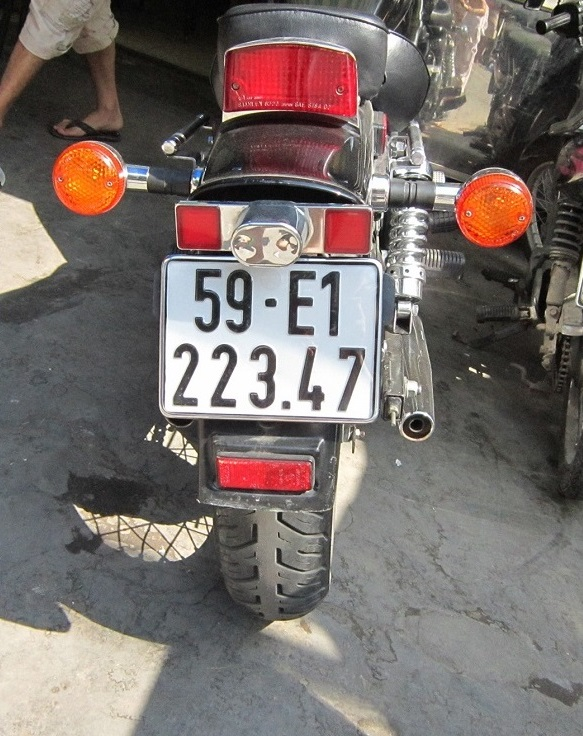
//> input picture input.jpg, 583 x 736 px, given in place of the camera
$ ./vhHisContours   (built with g++ and OpenCV 4)
//> lines starting //> are read from the running program, lines starting //| are printed output that depends on the picture
#include "stdafx.h"

#include <iostream>
#include <stdio.h>
#include <stdlib.h>
#include <opencv2/opencv.hpp>
#include <opencv2/core/core.hpp>
#include <opencv2/highgui/highgui.hpp>
#include <opencv2/imgproc/imgproc.hpp>

// [53 lines left out: functions dec2bin, getChar, not called in this run]

int main() {

	VideoCapture cap(0); // open the default camera
	if (!cap.isOpened())  // check if we succeeded
		return -1;
	//cap.set(CV_CAP_PROP_FPS, 15);

	//Mat vhHisImg(480, 640, CV_8UC3, Scalar(0, 0, 0));
	namedWindow("Direction Histogram", 1);
	for (;;)
	{
		Mat frame;
		cap >> frame; // get a new frame from camera
//> frame is the input picture: 736 rows x 583 cols, CV_8UC3; mean B, G, R 106.8, 110.2, 119.7

		Mat input;
		resize(frame, input, Size(640, 480));
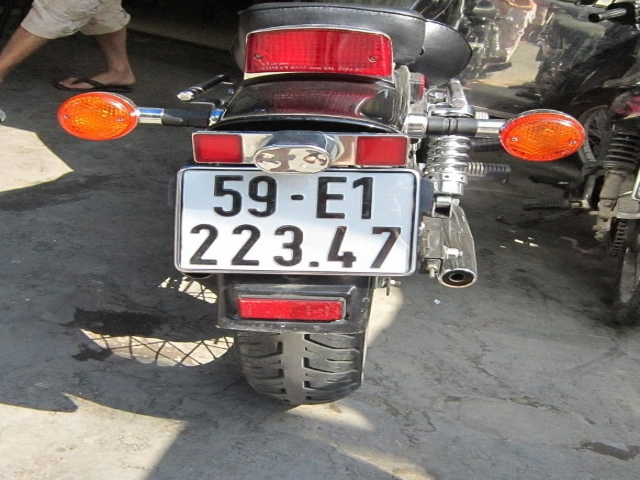
//> input: 480 rows x 640 cols, CV_8UC3; mean B, G, R 106.7, 110.1, 119.6

		//----------Noise filter---------------
		Size size(5, 5);
		GaussianBlur(input, input, size, 0);

		//Convert to gray image
		Mat grayImg, grayFilterImg;
		cvtColor(input, grayImg, CV_BGR2GRAY);
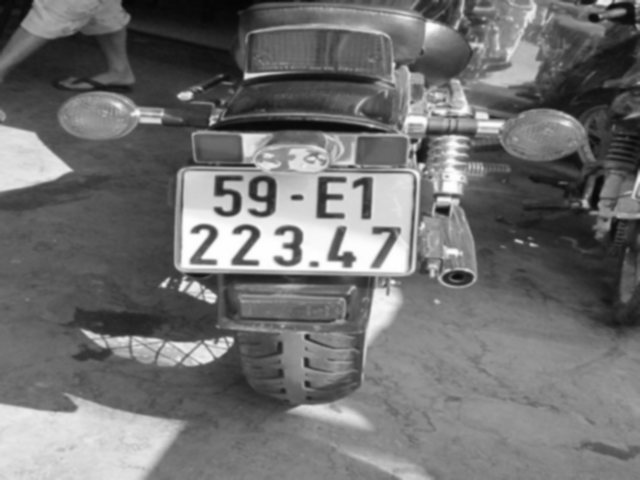
//> grayImg: 480 rows x 640 cols, CV_8UC1; min 4, max 254, mean 112.6

		//----------Edge dectect by Canny------
		int lowThreshold = 50;
		int const max_lowThreshold = 100;
		int ratio = 3;
		int kernel_size = 3;
		//imshow("Input", input);
		Mat edgeImg;
		Canny(grayImg, edgeImg, lowThreshold, lowThreshold*ratio, kernel_size);
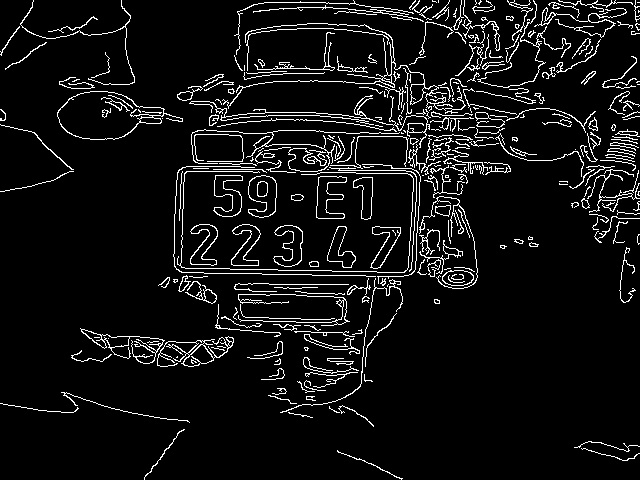
//> edgeImg: 480 rows x 640 cols, CV_8UC1; 7% white in thin lines or dots
		// [12 lines of commented-out code are left out]

		CvMemStorage* linesAMem = cvCreateMemStorage(0);
		CvMemStorage* linesBMem = cvCreateMemStorage(0);

		IplImage edge = edgeImg;

		//HoughLinesP(edgeImg, linesA, 1, CV_PI / 180, 70, 30, 50);
		CvSeq* linesA = cvHoughLines2(&edge, linesAMem, CV_HOUGH_PROBABILISTIC, 1, CV_PI / 180, 70, 30, 50);
//> linesA = 124 items
		//HoughLinesP(edgeImg, linesB, 1, CV_PI / 180, 30, 50, 50);
		CvSeq* linesB = cvHoughLines2(&edge, linesBMem, CV_HOUGH_PROBABILISTIC, 1, CV_PI / 180, 30, 50, 50);
//> linesB = 358 items

		//----------Draw lines------------------
		Mat lineImg(input.size(), CV_8UC1, Scalar(0));
		int stretch = 0; //Number of pixel to stretch lines
		double tanV = 8;
		double tanH = 0.08;
		for (size_t i = 0; i < linesA->total; i++) {
			Point* l = (Point*)cvGetSeqElem(linesA, i);
			float w = abs(l[0].x - l[1].x);
			float h = abs(l[0].y - l[1].y);
			float tan = h / w;
			if (tan < 0.08) {
				line(lineImg, l[0], l[1], Scalar(255), 1, CV_AA);
			}
			if (tan > tanV) {
				line(lineImg, l[0], l[1], Scalar(255), 1, CV_AA);
			}
		}
//> this loop made 124 passes
//> (w, h, tan) on passes 1 to 12: (272, 5, 0.0184), (421, 8, 0.019), (139, 0, 0), (199, 199, 1), (259, 14, 0.0541), (57, 0, 0), (404, 404, 1), (300, 5, 0.0167), (237, 4, 0.0169), (317, 11, 0.0347), (90, 0, 0), (492, 8, 0.0163)
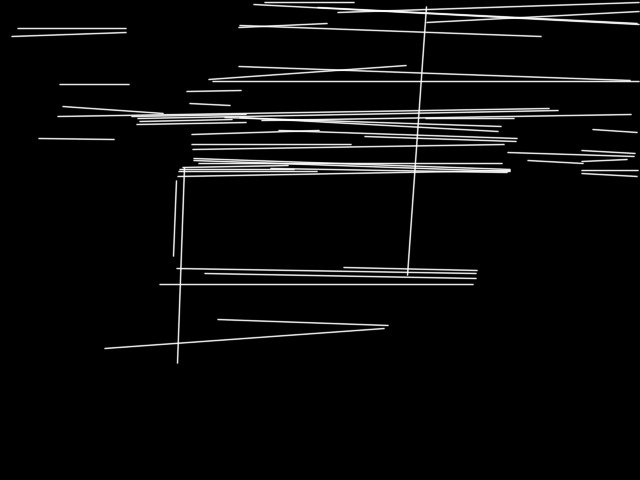
//> lineImg: 480 rows x 640 cols, CV_8UC1; min 0, max 253, mean 11.7
		for (size_t i = 0; i < linesB->total; i++) {
			Point* l = (Point*)cvGetSeqElem(linesB, i);
			float w = abs(l[0].x - l[1].x);
			float h = abs(l[0].y - l[1].y);
			float tan = h / w;
			if (tan < 0.08) {
				line(lineImg, l[0], l[1], Scalar(255), 1, CV_AA);
			}
			if (tan > tanV) {
				line(lineImg, l[0], l[1], Scalar(255), 1, CV_AA);
			}
		}
//> this loop made 358 passes
//> (w, h, tan) on passes 1 to 3: (296, 5, 0.0169), (491, 8, 0.0163), (224, 4, 0.0179)
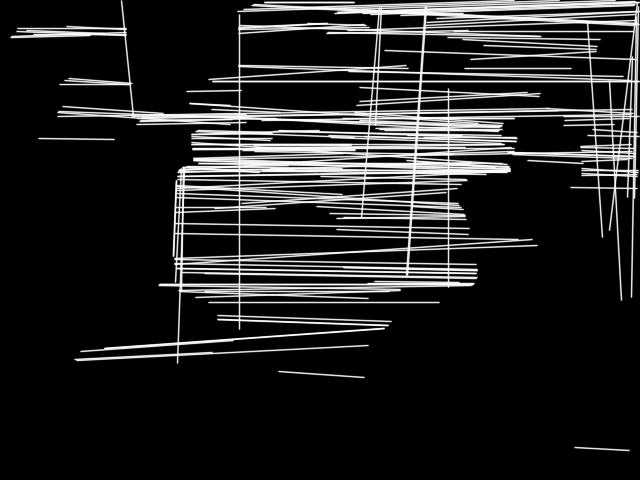
//> lineImg: 480 rows x 640 cols, CV_8UC1; min 0, max 255, mean 34.7

		imshow("Line", lineImg);

		int vHis[640] = { 0 };
		int hHis[480] = { 0 };

		//Tim histogram theo phuong doc
		for (int i = 0; i < edgeImg.cols; i++) {
			for (int j = 0; j < edgeImg.rows; j++) {
				if (lineImg.at<uchar>(j, i) != 0)
					vHis[i]++;
			}
		}
//> after the loop, vHis = 640 values, max 326 at index 239, min 0 at index 0, mean 110.4

		//Tim histogram theo phuong ngang
		for (int i = 0; i < edgeImg.rows; i++) {
			for (int j = 0; j < edgeImg.cols; j++) {
				if (lineImg.at<uchar>(i, j) != 0)
					hHis[i]++;
			}
		}
//> after the loop, hHis = 480 values, max 549 at index 116, min 0 at index 365, mean 147.2

		//Ve histogram len anh bien
		Mat vhHisImg(480, 640, CV_8UC3, Scalar(0, 0, 0));
		cvtColor(edgeImg, vhHisImg, CV_GRAY2BGR);
//> vhHisImg: 480 rows x 640 cols, CV_8UC3; 7% white in thin lines or dots

		//Tim nguong trung binh phuong doc
		int vMin = 480;
		int vMax = 0;
		int vSum = 0;
		for (int i = 0; i < 640; i++) {
			if (vHis[i] < vMin) vMin = vHis[i];
			if (vHis[i] > vMax) vMax = vHis[i];
			vSum += vHis[i];
		}
//> this loop made 640 passes
//> (vMax, vSum) on passes 11, 12, 17, 18, 27, 31, 39, 58, 59, 60: (3, 3), (4, 7), (7, 30), (10, 40), (11, 131), (12, 176), (14, 267), (20, 539), (21, 560), (24, 584)
//> (vMin, vSum) on pass 1: (0, 0)
//> after the loop, vMin = 0; vMax = 326; vSum = 70646
		int vAvgMM = (vMax + vMin) / 2;
//> vAvgMM = 163
		int vAvgS = vSum / 640;
//> vAvgS = 110

		//Tim nguong trung binh phuong ngang
		int hMin = 640;
		int hMax = 0;
		int hSum = 0;
		for (int i = 0; i < 480; i++) {
			if (hHis[i] < hMin) hMin = hHis[i];
			if (hHis[i] > hMax) hMax = hHis[i];
			hSum += hHis[i];
		}
//> this loop made 480 passes
//> (hMin, hMax, hSum) on pass 1: (155, 155, 155)
//> (hMax, hSum) on passes 2, 3, 4, 6, 7, 31: (295, 450), (326, 776), (365, 1141), (374, 1839), (391, 2230), (428, 8883)

		int hAvgMM = (hMax + hMin) / 2;
		int hAvgS = hSum / 480;

		int vAvg = (vAvgMM + vAvgS) / 2;
		int hAvg = (hAvgMM + hAvgS) / 2;

		//ve duong thang
//> (the run ends here: the program needs code that is not available in this run, at `Vector<int> hLines, vLines;`)

$ run again, on k0.jpg
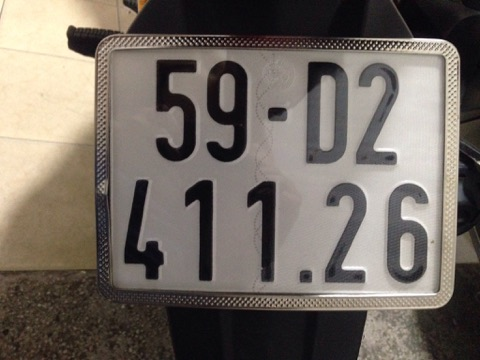
//> input picture k0.jpg, 480 x 360 px, given in place of the camera
//> frame is the input picture: 360 rows x 480 cols, CV_8UC3; mean B, G, R 99.3, 107.2, 115.5
//> `Canny(grayImg, edgeImg, lowThreshold, lowThreshold*ratio, kernel_size);`:
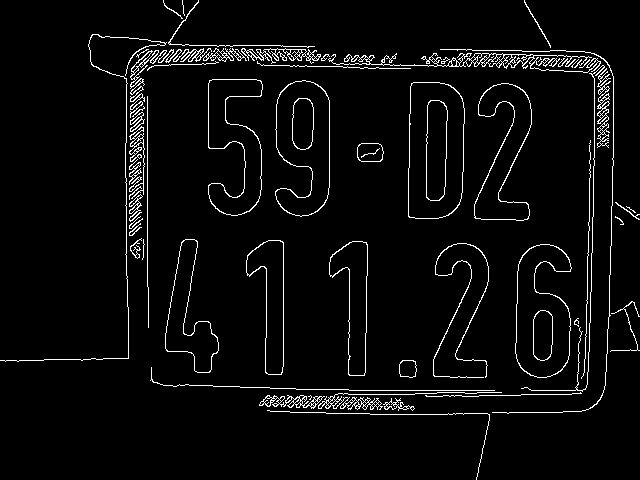
//> edgeImg: 480 rows x 640 cols, CV_8UC1; 4.2% white in thin lines or dots
//> linesA = 62 items
//> linesB = 140 items
//> the loop `for (size_t i = 0; i < linesA->total; i++)` made 62 passes
//> (w, h, tan) on passes 1 to 8: (0, 247, inf), (144, 2, 0.0139), (515, 0, 0), (3, 206, 68.67), (461, 32, 0.0694), (208, 7, 0.0337), (514, 0, 0), (5, 268, 53.6)
//> the loop `for (size_t i = 0; i < linesB->total; i++)` made 140 passes
//> (w, h, tan) on passes 1 to 8: (0, 247, inf), (3, 215, 71.67), (520, 18, 0.0346), (520, 18, 0.0346), (155, 2, 0.0129), (181, 3, 0.0166), (254, 0, 0), (467, 16, 0.0343)
//> after the loop `for (size_t i = 0; i < linesB->total; i++)`:
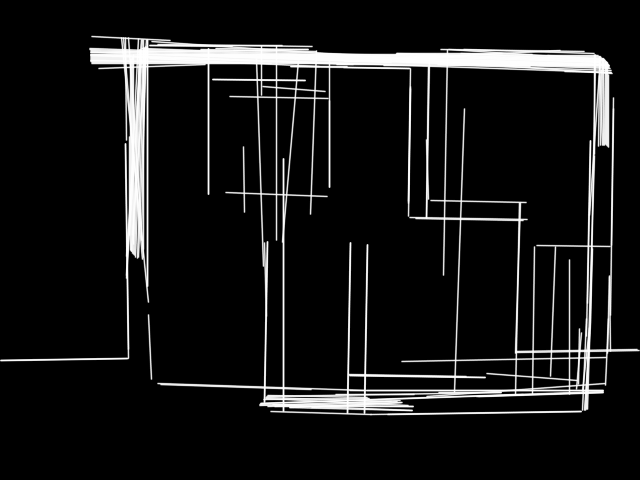
//> lineImg: 480 rows x 640 cols, CV_8UC1; min 0, max 255, mean 22.2
//> after the loop `for (int i = 0; i < edgeImg.cols; i++)`: vHis = 640 values, max 298 at index 128, min 3 at index 0, mean 61.9
//> after the loop `for (int i = 0; i < edgeImg.rows; i++)`: hHis = 480 values, max 519 at index 62, min 0 at index 0, mean 82.53
//> vhHisImg: 480 rows x 640 cols, CV_8UC3; 4.2% white in thin lines or dots
//> the loop `for (int i = 0; i < 640; i++)` made 640 passes
//> (vMin, vMax, vSum) on pass 1: (3, 3, 3)
//> after the loop `for (int i = 0; i < 640; i++)`: vMin = 3; vMax = 298; vSum = 39615
//> vAvgMM = 150
//> vAvgS = 61
//> the loop `for (int i = 0; i < 480; i++)` made 480 passes
//> (hMax, hSum) on passes 36, 37, 38, 39, 44, 45, 46, 47: (10, 10), (30, 40), (50, 90), (60, 150), (66, 414), (155, 569), (185, 754), (186, 940)
//> after the loop `for (int i = 0; i < 480; i++)`: hMin = 0; hMax = 519; hSum = 39615
//> hAvgMM = 259
//> hAvgS = 82
//> vAvg = 105
//> hAvg = 170

$ run again, on k1.jpg
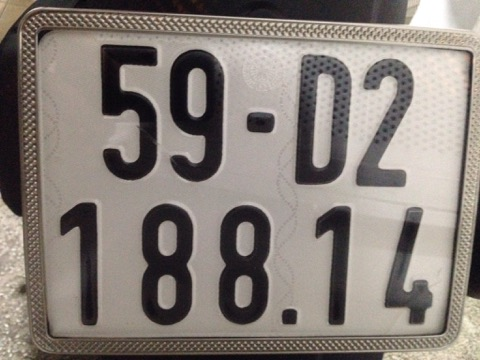
//> input picture k1.jpg, 480 x 360 px, given in place of the camera
//> frame is the input picture: 360 rows x 480 cols, CV_8UC3; mean B, G, R 120.4, 126.6, 135
//> `Canny(grayImg, edgeImg, lowThreshold, lowThreshold*ratio, kernel_size);`:
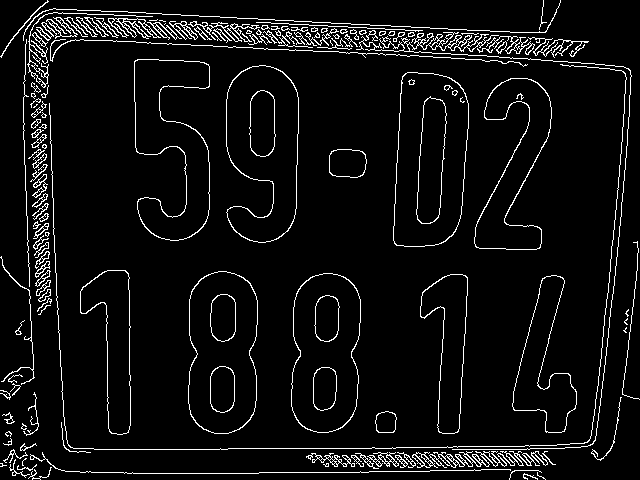
//> edgeImg: 480 rows x 640 cols, CV_8UC1; 6% white in thin lines or dots
//> linesA = 85 items
//> linesB = 176 items
//> the loop `for (size_t i = 0; i < linesA->total; i++)` made 85 passes
//> (w, h, tan) on passes 1 to 8: (478, 25, 0.0523), (590, 42, 0.0712), (551, 29, 0.0526), (548, 29, 0.0529), (553, 29, 0.0524), (214, 0, 0), (13, 377, 29), (31, 303, 9.77)
//> the loop `for (size_t i = 0; i < linesB->total; i++)` made 176 passes
//> (w, h, tan) on passes 1 to 3: (489, 25, 0.0511), (551, 29, 0.0526), (562, 20, 0.0356)
//> after the loop `for (size_t i = 0; i < linesB->total; i++)`:
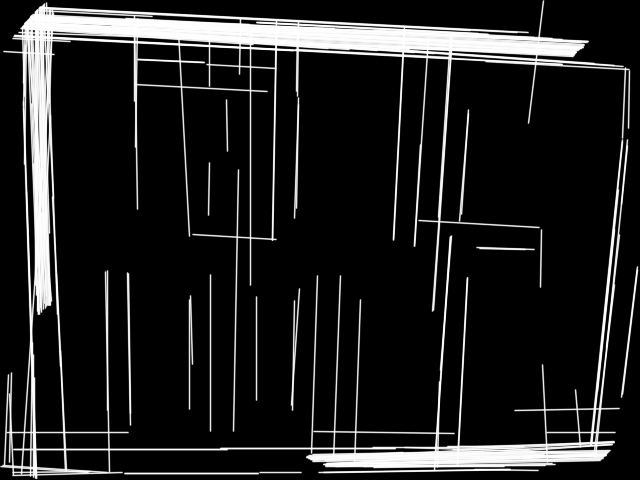
//> lineImg: 480 rows x 640 cols, CV_8UC1; min 0, max 255, mean 32.3
//> after the loop `for (int i = 0; i < edgeImg.cols; i++)`: vHis = 640 values, max 422 at index 34, min 0 at index 639, mean 87.35
//> after the loop `for (int i = 0; i < edgeImg.rows; i++)`: hHis = 480 values, max 577 at index 448, min 2 at index 479, mean 116.5
//> vhHisImg: 480 rows x 640 cols, CV_8UC3; 6% white in thin lines or dots
//> the loop `for (int i = 0; i < 640; i++)` made 640 passes
//> (vMin, vMax, vSum) on pass 1: (3, 3, 3)
//> after the loop `for (int i = 0; i < 640; i++)`: vMin = 0; vMax = 422; vSum = 55902
//> vAvgMM = 211
//> vAvgS = 87
//> the loop `for (int i = 0; i < 480; i++)` made 480 passes

$ run again, on l0.jpg
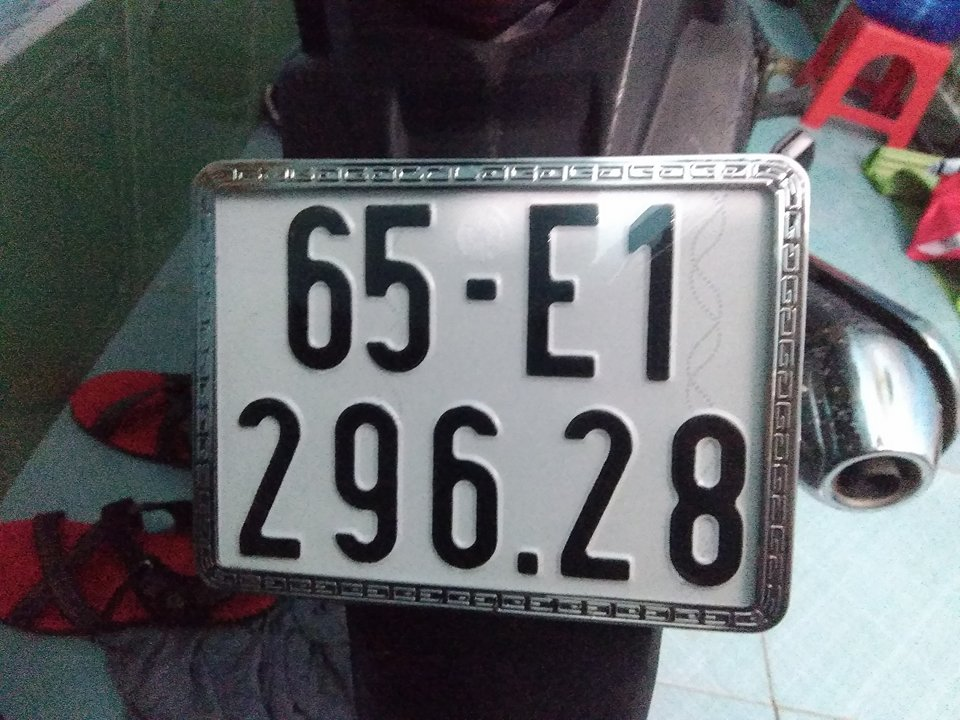
//> input picture l0.jpg, 960 x 720 px, given in place of the camera
//> frame is the input picture: 720 rows x 960 cols, CV_8UC3; mean B, G, R 105.4, 102.2, 102.3
//> `Canny(grayImg, edgeImg, lowThreshold, lowThreshold*ratio, kernel_size);`:
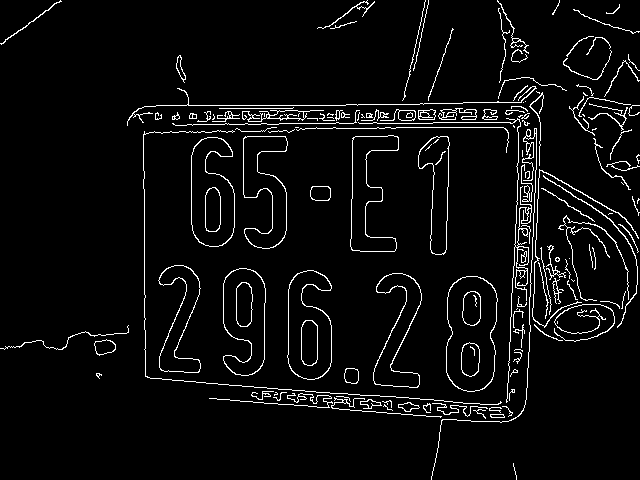
//> edgeImg: 480 rows x 640 cols, CV_8UC1; 4.6% white in thin lines or dots
//> linesA = 54 items
//> linesB = 171 items
//> the loop `for (size_t i = 0; i < linesA->total; i++)` made 54 passes
//> (w, h, tan) on passes 1 to 8: (201, 0, 0), (262, 22, 0.084), (497, 0, 0), (207, 0, 0), (154, 2, 0.013), (324, 5, 0.0154), (43, 0, 0), (350, 0, 0)
//> the loop `for (size_t i = 0; i < linesB->total; i++)` made 171 passes
//> (w, h, tan) on passes 1 to 3: (306, 5, 0.0163), (235, 20, 0.0851), (233, 4, 0.0172)
//> after the loop `for (size_t i = 0; i < linesB->total; i++)`:
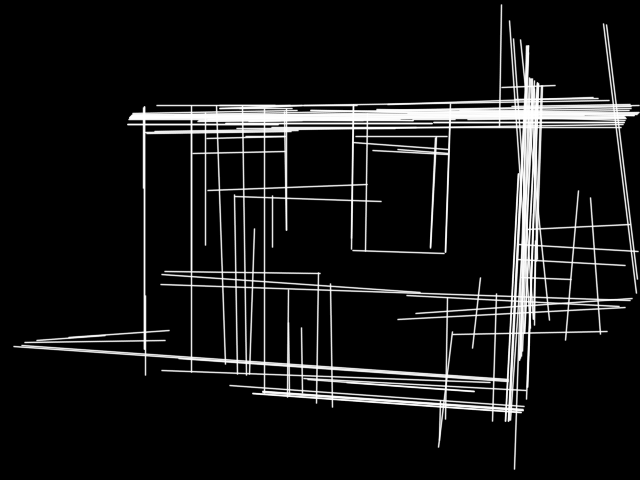
//> lineImg: 480 rows x 640 cols, CV_8UC1; min 0, max 255, mean 23.8
//> after the loop `for (int i = 0; i < edgeImg.cols; i++)`: vHis = 640 values, max 347 at index 516, min 0 at index 0, mean 73.66
//> after the loop `for (int i = 0; i < edgeImg.rows; i++)`: hHis = 480 values, max 508 at index 112, min 0 at index 0, mean 98.22
//> vhHisImg: 480 rows x 640 cols, CV_8UC3; 4.6% white in thin lines or dots
//> the loop `for (int i = 0; i < 640; i++)` made 640 passes
//> (vMax, vSum) on passes 14, 22, 25, 37, 51: (3, 3), (5, 29), (8, 47), (10, 139), (11, 280)
//> after the loop `for (int i = 0; i < 640; i++)`: vMin = 0; vMax = 347; vSum = 47144
//> vAvgMM = 173
//> vAvgS = 73
//> the loop `for (int i = 0; i < 480; i++)` made 480 passes
//> (hMax, hSum) on passes 5, 21, 24, 25, 39, 40, 46, 47: (3, 3), (6, 54), (9, 75), (12, 87), (15, 256), (18, 274), (22, 383), (23, 406)
//> after the loop `for (int i = 0; i < 480; i++)`: hMin = 0; hMax = 508; hSum = 47144
//> hAvgMM = 254
//> hAvgS = 98
//> vAvg = 123
//> hAvg = 176
